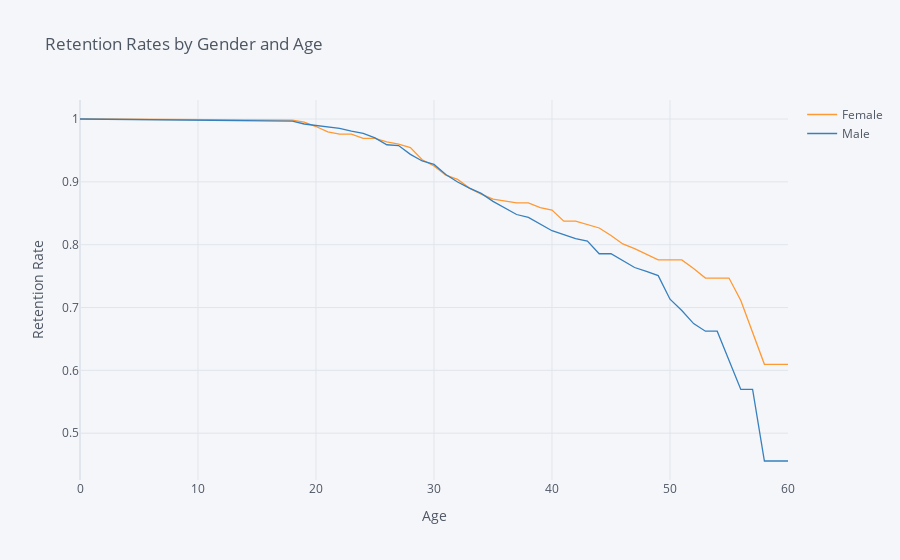

The cell this chart's notebook holds for it:
### Code cell
# Set notebook mode to work in offline
#import plotly.offline as pyo
#import plotly.graph_objs as go
# Set notebook mode to work in offline
#pyo.init_notebook_mode()

ex1 =  survival(data, 'Gender', 'Age', 'Attrition')
ex1.iplot(kind='line', xTitle='Age', yTitle='Retention Rate',
            title='Retention Rates by Gender and Age')

### Figure 1 — Plotly figure (JSON) as saved in the notebook; plotly's stock layout.template omitted (floating-point values rounded to 4 significant figures)
{"data": [{"line": {"color": "rgba(255, 153, 51, 1.0)", "dash": "solid", "shape": "linear", "width": 1.3}, "mode": "lines", "name": "Female", "text": "", "type": "scatter", "x": [0, 18, 19, 20, 21, 22, 23, 24, 25, 26, 27, 28, 29, 30, 31, 32, 33, 34, 35, 36, 37, 38, 39, 40, 41, 42, 43, 44, 45, 46, 47, 48, 49, 50, 51, 52, 53, 54, 55, 56, 57, 58, 59, 60], "y": [1, 0.9983, 0.9949, 0.988, 0.9794, 0.976, 0.976, 0.969, 0.969, 0.9637, 0.9601, 0.9544, 0.9352, 0.9252, 0.9105, 0.904, 0.8901, 0.8804, 0.8725, 0.8696, 0.8665, 0.8665, 0.8591, 0.8551, 0.8374, 0.8374, 0.8322, 0.8266, 0.8146, 0.8011, 0.7936, 0.785, 0.7757, 0.7757, 0.7757, 0.7621, 0.7469, 0.7469, 0.7469, 0.7113, 0.6605, 0.6097, 0.6097, 0.6097]}, {"line": {"color": "rgba(55, 128, 191, 1.0)", "dash": "solid", "shape": "linear", "width": 1.3}, "mode": "lines", "name": "Male", "text": "", "type": "scatter", "x": [0, 18, 19, 20, 21, 22, 23, 24, 25, 26, 27, 28, 29, 30, 31, 32, 33, 34, 35, 36, 37, 38, 39, 40, 41, 42, 43, 44, 45, 46, 47, 48, 49, 50, 51, 52, 53, 54, 55, 56, 57, 58, 59, 60], "y": [1, 0.9966, 0.9921, 0.9898, 0.9886, 0.9852, 0.9806, 0.977, 0.9699, 0.959, 0.9578, 0.9438, 0.9332, 0.9277, 0.9118, 0.8997, 0.8901, 0.8817, 0.8689, 0.8589, 0.848, 0.8433, 0.8331, 0.8222, 0.8162, 0.8096, 0.8058, 0.7856, 0.7856, 0.7752, 0.7637, 0.7575, 0.7508, 0.7132, 0.6952, 0.6744, 0.6624, 0.6624, 0.6172, 0.5697, 0.5697, 0.4558, 0.4558, 0.4558]}], "layout": {"autosize": true, "legend": {"bgcolor": "#F5F6F9", "font": {"color": "#4D5663"}}, "paper_bgcolor": "#F5F6F9", "plot_bgcolor": "#F5F6F9", "title": {"font": {"color": "#4D5663"}, "text": "Retention Rates by Gender and Age"}, "xaxis": {"autorange": true, "gridcolor": "#E1E5ED", "range": [0, 60], "showgrid": true, "tickfont": {"color": "#4D5663"}, "title": {"font": {"color": "#4D5663"}, "text": "Age"}, "type": "linear", "zerolinecolor": "#E1E5ED"}, "yaxis": {"autorange": true, "gridcolor": "#E1E5ED", "range": [0.4255, 1.03], "showgrid": true, "tickfont": {"color": "#4D5663"}, "title": {"font": {"color": "#4D5663"}, "text": "Retention Rate"}, "type": "linear", "zerolinecolor": "#E1E5ED"}}}
